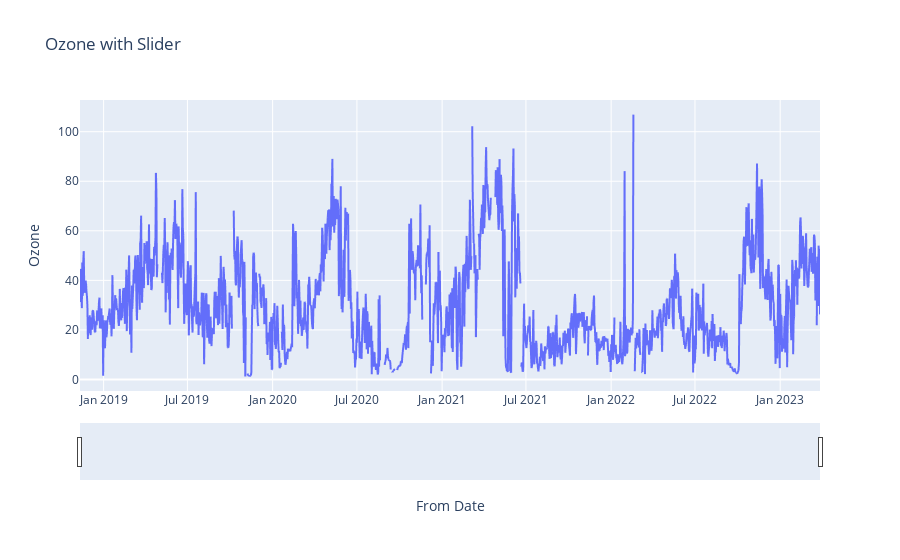

Notebook code cell kept with this figure:
### Code cell
import plotly.express as px
fig = px.line(aq_df_non_indexed,x = 'From Date',y='Ozone',title='Ozone with Slider')

fig.update_xaxes(rangeslider_visible=True)
fig.show()

### Figure 1 — Plotly figure (JSON) as saved in the notebook; plotly's stock layout.template omitted (floating-point values rounded to 4 significant figures; data arrays with more than 128 entries replaced by an {"elided": "..."} marker saying what was removed)
{"data": [{"hovertemplate": "From Date=%{x}<br>Ozone=%{y}<extra></extra>", "legendgroup": "", "line": {"color": "#636efa", "dash": "solid"}, "marker": {"symbol": "circle"}, "mode": "lines", "name": "", "showlegend": false, "type": "scattergl", "x": {"elided": "1599 str values"}, "xaxis": "x", "y": {"elided": "1599 float values"}, "yaxis": "y"}], "layout": {"legend": {"tracegroupgap": 0}, "title": {"text": "Ozone with Slider"}, "xaxis": {"anchor": "y", "domain": [0, 1], "rangeslider": {"visible": true}, "title": {"text": "From Date"}}, "yaxis": {"anchor": "x", "domain": [0, 1], "title": {"text": "Ozone"}}}}
